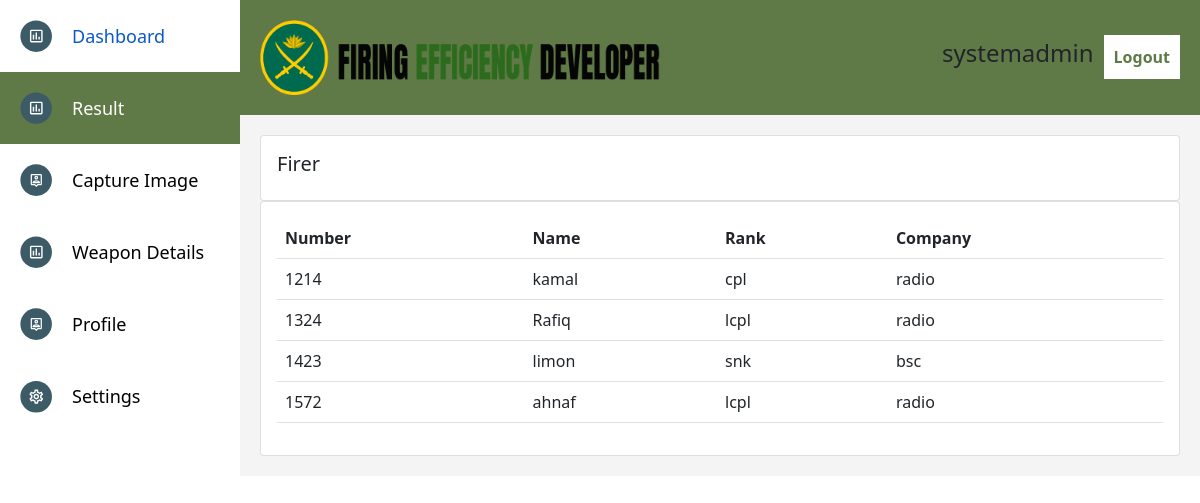
Page /result/ (signed in) on the committed database.
### firing/models.py (models this page shows, shortened)
class Firer(models.Model):
    STATUS = (
        ('Passed', 'Passed'),
        ('Failed', 'Failed'),
        ('Not appeared', 'Not appeared'),
    )
    user = models.OneToOneField(
        User, null=True, blank=True, on_delete=models.CASCADE)
    number = models.CharField(max_length=100, null=True, unique=True)
    name = models.CharField(max_length=100, null=True, blank=True)
    rank = models.CharField(max_length=100, null=True, blank=True)
    coy = models.CharField(max_length=100, null=True, blank=True)
    unit = models.CharField(max_length=100, null=True, blank=True)
    status = models.CharField(
        max_length=200, null=True, blank=True, choices=STATUS)

### firing/decorators.py (the view)
        def wrapper_func(request, *args, **kwargs):
            group = None
            if request.user.groups.exists():
                group = request.user.groups.all()[0].name
            if group in allowed_roles:
                return view_func(request, *args, ** kwargs)
            else:
                return HttpResponse('you are not allowed')

### firing/views.py (called while the page is built)
@login_required(login_url='home')
@allowed_users(allowed_roles=['admin'])
def result(request):
    result = Result.objects.all()
    firer = Firer.objects.all()
    context = {'firer': firer, 'result': result}
    return render(request, 'firing/result.html', context)

### firing/templates/firing/result.html (shortened to what this page needs)
{% load static %}
<!DOCTYPE html>
<html
  data-wf-page="62800918ea58cf4ba047a263"
  data-wf-site="627f929549d8f3c390a0b68f"
>
  <head>
    <link
      href="{% static 'css/normalize.css' %}"
      rel="stylesheet"
      type="text/css"
    />
    <link
      href="{% static 'css/webflow.css' %}"
      rel="stylesheet"
      type="text/css"
    />
    <link
      href="{% static '/css/firing-efficiency-developer.webflow.css' %}"
      rel="stylesheet"
      type="text/css"
    />
    <link
      href="https://cdn.jsdelivr.net/npm/bootstrap@5.0.2/dist/css/bootstrap.min.css"
      rel="stylesheet"
    />
  </head>
  <body>
    <div class="dashboard-section wf-section">
      <div class="dashboard-side_bar">
        <a
          href={% url 'dashboard' %}
          class="dashboard-link w-inline-block"
          ><img src="{% static 'images/Icon.svg' %}" loading="lazy" alt="" />
          <div class="dash-link-text">Dashboard</div>
        </a>
        <a href={% url 'result' %} aria-current="page" class="dashboard-link w-inline-block w--current"
          ><img src="{% static 'images/Icon.svg' %}" loading="lazy" alt="" />
          <div class="dash-link-text">Result</div>
        </a>
        <a href={% url 'captureimage' %}  class="dashboard-link w-inline-block"
          ><img src="{% static 'images/Icon3.svg' %}" loading="lazy" alt="" />
          <div class="dash-link-text">Capture Image</div>
        </a>
        <a href={% url 'weapon' %} class="dashboard-link w-inline-block"
          ><img src="{% static 'images/Icon.svg' %}" loading="lazy" alt="" />
          <div class="dash-link-text">Weapon Details</div>
        </a>
        <a href={% url 'profile' %}  class="dashboard-link w-inline-block "><img src="{% static 'images/Icon3.svg' %}" loading="lazy" alt="">
        <div class="dash-link-text">Profile</div>
        </a>
        <a href={% url 'settings' %} class="dashboard-link w-inline-block"
          ><img src="{% static 'images/Icon4.svg' %}" loading="lazy" alt="" />
          <div class="dash-link-text">Settings</div>
        </a>
      </div>
      <div class="dashboard-holder">
        <div class="top-bar">
        <a href={%url 'home'%} class="logo w-inline-block"><img src={% static "images/logo.png" %} loading="lazy" alt=""></a>
        <div class="flex-horizontal">
          <h4 class="profile_name">{{ request.user }}</h4>
          <a href="{% url 'logout' %}" class="logout-link">Logout</a>
        </div>
        </div>
        <div class="dashboard-body">
          <div class="_2nd-row">
            <div class="row">
              <div class="col-md">
                <div class="card card-body">
                  <h5>Firer</h5>
                </div>
                <div class="card card-body">
                  <table class="table">
                    <tr>
                      <th>Number</th>
                      <th>Name</th>
                      <th>Rank</th>
                      <th>Company</th>
                    </tr>
                    {% for i in firer %}
                    <tr>
                      <td>{{i.number}}</td>
                      <td>{{i.name}}</td>
                      <td>{{i.rank}}</td>
                      <td>{{i.coy}}</td>
                    </tr>
                    {% endfor %}
                  </table>
                </div>
              </div>
            </div>
          </div>
        </div>
      </div>
    </div>
  </body>
</html>

### static/css/webflow.css (style rules this page uses)
* { -webkit-box-sizing: border-box; -moz-box-sizing: border-box; box-sizing: border-box; }
html { height: 100%; }
body { margin: 0; min-height: 100%; background-color: #fff; font-family: Arial, sans-serif; font-size: 14px; line-height: 20px; color: #333; }
img { max-width: 100%; vertical-align: middle; display: inline-block; }
.w-inline-block { max-width: 100%; display: inline-block; }
h1, h2, h3, h4, h5, h6 { font-weight: bold; margin-bottom: 10px; }
h4 { font-size: 18px; line-height: 24px; margin-top: 10px; }
h5 { font-size: 14px; line-height: 20px; margin-top: 10px; }

### static/css/firing-efficiency-developer.webflow.css (style rules this page uses)
body { font-family: Arial, 'Helvetica Neue', Helvetica, sans-serif; color: #fff; font-size: 14px; line-height: 20px; }
h4 { margin-top: 0px; margin-bottom: 0px; font-size: 18px; line-height: 24px; font-weight: 700; }
.logo { width: 400px; }
.flex-horizontal { display: -webkit-box; display: -webkit-flex; display: -ms-flexbox; display: flex; -webkit-box-pack: justify; -webkit-justify-content: space-between; -ms-flex-pack: justify; justify-content: space-between; -webkit-box-align: center; -webkit-align-items: center; -ms-flex-align: center; align-items: center; }
.dashboard-section { position: relative; display: -webkit-box; display: -webkit-flex; display: -ms-flexbox; display: flex; -webkit-box-align: start; -webkit-align-items: flex-start; -ms-flex-align: start; align-items: flex-start; }
.dashboard-side_bar { position: fixed; left: 0%; top: 0%; right: auto; bottom: 0%; display: -webkit-box; display: -webkit-flex; display: -ms-flexbox; display: flex; width: 20%; height: 100vh; padding: 0px; -webkit-box-orient: vertical; -webkit-box-direction: normal; -webkit-flex-direction: column; -ms-flex-direction: column; flex-direction: column; }
.dashboard-holder { -webkit-box-flex: 1; -webkit-flex: 1; -ms-flex: 1; flex: 1; background-color: #f4f4f4; }
.dashboard-link { display: -webkit-box; display: -webkit-flex; display: -ms-flexbox; display: flex; padding: 20px; -webkit-box-align: center; -webkit-align-items: center; -ms-flex-align: center; align-items: center; color: #000; text-decoration: none; }
.dashboard-link.w--current { background-color: #607a47; color: #fff; }
.dash-link-text { margin-left: 20px; font-size: 18px; }
.top-bar { display: -webkit-box; display: -webkit-flex; display: -ms-flexbox; display: flex; padding: 20px; -webkit-box-pack: justify; -webkit-justify-content: space-between; -ms-flex-pack: justify; justify-content: space-between; -webkit-box-align: center; -webkit-align-items: center; -ms-flex-align: center; align-items: center; background-color: #607a47; }
.profile_name { margin-right: 10px; }
.dashboard-body { width: 100%; height: auto; padding: 20px; }
.logout-link { padding: 10px; background-color: #fff; color: #607a47; font-size: 16px; font-weight: 700; text-decoration: none; }

### rows in the picture
Firer: number "1214", name "kamal", rank "cpl", coy "radio"
Firer: number "1324", name "Rafiq", rank "lcpl", coy "radio"
Firer: number "1423", name "limon", rank "snk", coy "bsc"
Firer: number "1572", name "ahnaf", rank "lcpl", coy "radio"

### other values in the picture
{{ request.user }} "systemadmin"
